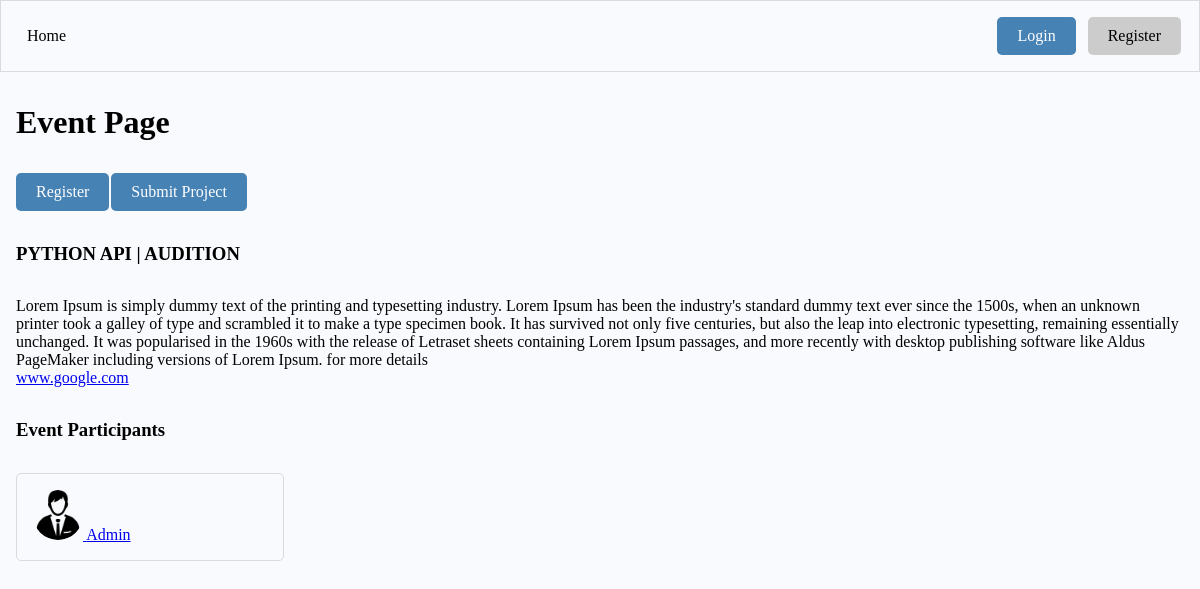
The app's page /event/a2773b22-fb92-40f6-a563-6da6cebb866c/ with its own data.
### base/models.py (models this page shows, shortened)
class Event(models.Model):
    participants = models.ManyToManyField(User, blank=True)
    name = models.CharField(max_length=200, null=True, blank=True)
    start_date = models.DateTimeField(null=True)
    end_date = models.DateTimeField(null=True)
    description  = models.TextField(null=True, blank=True)
    updated_at = models.DateTimeField(auto_now = True)
    created_at = models.DateTimeField(auto_now_add = True)
    event_deadline = models.DateTimeField(null=True, blank=True)
    id = models.UUIDField(default=uuid.uuid4, unique=True, primary_key=True, editable=False)

class User(AbstractUser):
    name = models.CharField(max_length=100, blank=True, null=True)
    email = models.EmailField(max_length=200, unique=True)
    bio = models.TextField(null=True, blank=True)
    is_participants = models.BooleanField(default=True, null=True)
    avatar = models.ImageField(default='default.png')
    id = models.UUIDField(default=uuid.uuid4, unique=True, primary_key=True, editable=False)
    USERNAME_FIELD = 'email'
    REQUIRED_FIELDS = ['username']

### base/views.py (the view)
# urls.py: path('event/<uuid:id>/', views.event_page, name='event_page'),
def event_page(request, id):
    event = Event.objects.get(id=id)
    try:
        registered = request.user.event_set.filter(id=event.id).exists()
        submitted = Submission.objects.filter(participant=request.user, event=event).exists()
    except:
        registered = False
        submitted = False
    context = {
            'event': event,
            'registered': registered,
            'submitted': submitted
            }
    return render(request, 'event.html', context)

### templates/event.html (shortened to what this page needs)
{% extends "main.html" %}
{% block content %}
<div class="section">
    <h1>Event Page </h1>
    <div id="event--action--wrapper" class='section'>
        {% if not registered %}
            <a href="{% url 'event_registration' event.id %} " class="btn btn-primary">Register</a>
        {% else %}
            <p class='text-success'>Already Registered! </p>
        {% endif %}
        {% if not submitted %}
            <a href="{% url 'project_submission' event.id %}" class="btn btn-primary">Submit Project</a>
        {% else %}
            <p class='text-success'> || Already Submitted</p>
        {% endif %}
    </div>
    <h3> {{event.name}} </h3>
    <div class='section'>
        <p>{{ event.description|linebreaks|urlize}}</p>
    </div>
    <div class="section">
        <h3>Event Participants</h3>
        <div class="users-lists section">
            {% for user in event.participants.all %}
                <a href="{% url 'profile' user.id %}">
                    <div class="wrapper-user">
                        <img src="{{user.avatar.url}}" class="user--avatar--sm">
                        {{ user.name }}
                    </div>
                </a>
            {% endfor %}
        </div>
    </div>
</div>
{% endblock content %}

### static/css/main.css (style rules this page uses)
* { box-sizing: border-box; margin: 0; padding: 0; background-color: rgb(249,250,253); }
.section { margin: 2em 0; }
.btn { padding: 10px 20px; border-radius: 5px; text-decoration: none; background-color: rgb(204, 204, 204); color: black; display: block; width: fit-content; margin-right: 2px; }
.btn-primary { background-color: steelblue; color:white }
.users-lists { display: grid; grid-template-columns: 1fr 1fr 1fr 1fr; gap:2em; }
.wrapper-user { border: 1px solid rgb(218,218,218); padding:1rem; border-radius: 5px; }
.user--avatar--sm { height: 50px; width: 50px; border-radius: 50%; }
#event--action--wrapper { display: flex; flex: wrap; }

### records on screen
Event: name "PYTHON API | AUDITION", description "Lorem Ipsum is simply dummy text of the printing and typesetting industry. Lorem Ipsum has been the industry's standard dummy text ever since the 1500s, when an unknown printer took a galley of type and scrambled it to make a type specimen book. It has survived not only five centuries, but also the leap into electronic typesetting, remaining essentially unchanged. It was popularised in the 1960s with the release of Letraset sheets containing Lorem Ipsum passages, and more recently with desktop publishing software like Aldus PageMaker including versions of Lorem Ipsum. for more details www.google.com"
User: avatar (placeholder picture), name "Admin"
